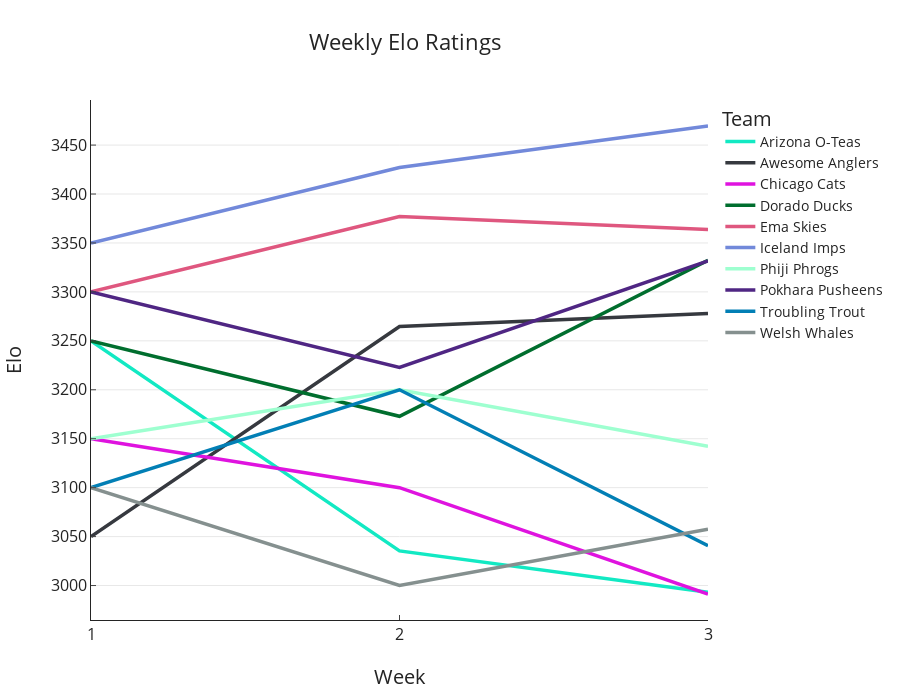

The cell this chart's notebook holds for it:
### Code cell
#Redo this plot with plotly
fig = px.line(title = 'Weekly Elo Ratings', width = 900, height = 700, template = 'simple_white');
for team in GWL.teamsDict:
    fig.add_trace(go.Scatter(x = list(range(1,n_weeks+1)), y = GWL.teamsDict[team].ratingHist, name = team, mode="lines",
                             line = dict(color=tcDict['colors'][tcDict['team names'].index(team)],width=3.5)))
fig.update_xaxes(title_text = 'Week', title_font =  {'size':20}, title_standoff = 25, ticks = 'inside', nticks = n_weeks, tickfont = dict(size=16));
fig.update_yaxes(title_text = 'Elo', title_font =  {'size':20}, title_standoff = 25, ticks = 'inside', tickfont = dict(size=16), nticks = 12, showgrid=True);
fig.update_layout(title_x = 0.45, title_font=dict(size=22), legend_title = dict(text='Team',font=dict(size = 20),side='top'), legend_font=dict(size=14))
fig.show()

### Figure 1 — Plotly figure (JSON) as saved in the notebook; plotly's stock layout.template omitted (floating-point values rounded to 4 significant figures)
{"data": [{"line": {"color": "rgb(18, 233, 195)", "width": 3.5}, "mode": "lines", "name": "Arizona O-Teas", "type": "scatter", "x": [1, 2, 3], "y": [3250, 3035.0, 2993.0]}, {"line": {"color": "rgb(54, 57, 63)", "width": 3.5}, "mode": "lines", "name": "Awesome Anglers", "type": "scatter", "x": [1, 2, 3], "y": [3050, 3265.0, 3278.0]}, {"line": {"color": "rgb(223, 19, 223)", "width": 3.5}, "mode": "lines", "name": "Chicago Cats", "type": "scatter", "x": [1, 2, 3], "y": [3150, 3100, 2991.0]}, {"line": {"color": "rgb(0, 110, 46)", "width": 3.5}, "mode": "lines", "name": "Dorado Ducks", "type": "scatter", "x": [1, 2, 3], "y": [3250, 3173.0, 3332.0]}, {"line": {"color": "rgb(223, 87, 127)", "width": 3.5}, "mode": "lines", "name": "Ema Skies", "type": "scatter", "x": [1, 2, 3], "y": [3300, 3377.0, 3364.0]}, {"line": {"color": "rgb(114, 137, 218)", "width": 3.5}, "mode": "lines", "name": "Iceland Imps", "type": "scatter", "x": [1, 2, 3], "y": [3350, 3427.0, 3469.0]}, {"line": {"color": "rgb(158, 255, 208)", "width": 3.5}, "mode": "lines", "name": "Phiji Phrogs", "type": "scatter", "x": [1, 2, 3], "y": [3150, 3200, 3142.0]}, {"line": {"color": "rgb(79, 38, 131)", "width": 3.5}, "mode": "lines", "name": "Pokhara Pusheens", "type": "scatter", "x": [1, 2, 3], "y": [3300, 3223.0, 3332.0]}, {"line": {"color": "rgb(2, 127, 181)", "width": 3.5}, "mode": "lines", "name": "Troubling Trout", "type": "scatter", "x": [1, 2, 3], "y": [3100, 3200, 3041.0]}, {"line": {"color": "rgb(133, 144, 143)", "width": 3.5}, "mode": "lines", "name": "Welsh Whales", "type": "scatter", "x": [1, 2, 3], "y": [3100, 3000, 3058.0]}], "layout": {"height": 700, "legend": {"font": {"size": 14}, "title": {"font": {"size": 20}, "side": "top", "text": "Team"}, "tracegroupgap": 0}, "title": {"font": {"size": 22}, "text": "Weekly Elo Ratings", "x": 0.45}, "width": 900, "xaxis": {"anchor": "y", "autorange": true, "domain": [0, 1], "nticks": 3, "range": [1, 3], "tickfont": {"size": 16}, "ticks": "inside", "title": {"font": {"size": 20}, "standoff": 25, "text": "Week"}, "type": "linear"}, "yaxis": {"anchor": "x", "autorange": true, "domain": [0, 1], "nticks": 12, "range": [2965.0, 3496.0], "showgrid": true, "tickfont": {"size": 16}, "ticks": "inside", "title": {"font": {"size": 20}, "standoff": 25, "text": "Elo"}, "type": "linear"}}}
